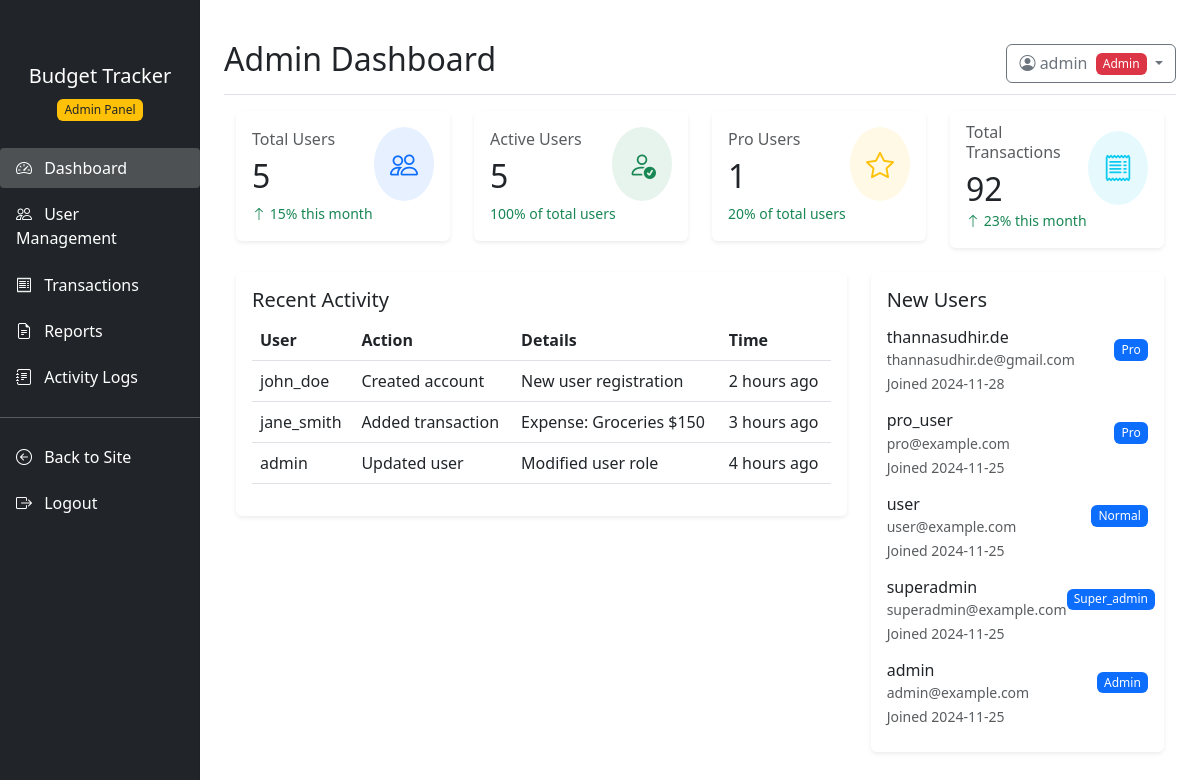
The page /admin (signed in) on the database its author committed.
### models.py (models this page shows, shortened)
class User(UserMixin, db.Model):
    __tablename__ = 'user'
    id = db.Column(db.Integer, primary_key=True)
    username = db.Column(db.String(80), unique=True, nullable=False)
    email = db.Column(db.String(120), unique=True, nullable=False)
    password_hash = db.Column(db.String(128))
    role = db.Column(db.Enum(UserRole), default=UserRole.NORMAL)
    is_active = db.Column(db.Boolean, default=True, nullable=False)
    trial_end_date = db.Column(db.DateTime, nullable=True)
    created_at = db.Column(db.DateTime, nullable=False, default=datetime.utcnow)
    updated_at = db.Column(db.DateTime, onupdate=datetime.utcnow)
    last_login = db.Column(db.DateTime)
    reset_token = db.Column(db.String(100), unique=True)
    reset_token_expires = db.Column(db.DateTime)
    transactions = db.relationship('BudgetTransaction', backref='user', lazy=True)
    feedback_submissions = db.relationship('Feedback', backref=db.backref('submitted_by', lazy=True), lazy=True)
    @property
    def is_super_admin(self):
        return self.role == UserRole.SUPER_ADMIN.value

### routes.py (the view)
    @app.route('/admin')
    @login_required
    def admin_dashboard():
        if not current_user.role == UserRole.ADMIN:
            flash('Access denied. Admin privileges required.', 'danger')
            return redirect(url_for('dashboard'))
        stats = {
            'total_users': User.query.count(),
            'active_users': User.query.filter_by(is_active=True).count(),
            'pro_users': User.query.filter_by(role=UserRole.ADMIN).count(),
            'total_transactions': BudgetTransaction.query.count()
        }
        stats['active_percentage'] = round((stats['active_users'] / stats['total_users']) * 100 if stats['total_users'] > 0 else 0)
        stats['pro_percentage'] = round((stats['pro_users'] / stats['total_users']) * 100 if stats['total_users'] > 0 else 0)
        stats['user_growth'] = 15
        stats['transaction_growth'] = 23
        recent_activity = [
            {'user': 'john_doe', 'action': 'Created account', 'details': 'New user registration', 'time': '2 hours ago'},
            {'user': 'jane_smith', 'action': 'Added transaction', 'details': 'Expense: Groceries $150', 'time': '3 hours ago'},
            {'user': 'admin', 'action': 'Updated user', 'details': 'Modified user role', 'time': '4 hours ago'}
        ]
        new_users = User.query.order_by(User.id.desc()).limit(5).all()
        return render_template('admin/dashboard.html',
                            stats=stats,
                            recent_activity=recent_activity,
                            new_users=new_users)

### templates/admin/dashboard.html (shortened to what this page needs)
{% extends "admin/base.html" %}
{% block page_title %}Admin Dashboard{% endblock %}
{% block content %}
<div class="container-fluid">
    <div class="row mb-4">
        <div class="col-md-3">
            <div class="card border-0 shadow-sm">
                <div class="card-body">
                    <div class="d-flex justify-content-between align-items-center">
                        <div>
                            <h6 class="card-subtitle mb-2 text-muted">Total Users</h6>
                            <h2 class="card-title mb-0">{{ stats.total_users }}</h2>
                        </div>
                        <div class="bg-primary bg-opacity-10 rounded-circle p-3">
                            <i class="bi bi-people fs-3 text-primary"></i>
                        </div>
                    </div>
                    <small class="text-success">
                        <i class="bi bi-arrow-up"></i>
                        {{ stats.user_growth }}% this month
                    </small>
                </div>
            </div>
        </div>
        <div class="col-md-3">
            <div class="card border-0 shadow-sm">
                <div class="card-body">
                    <div class="d-flex justify-content-between align-items-center">
                        <div>
                            <h6 class="card-subtitle mb-2 text-muted">Active Users</h6>
                            <h2 class="card-title mb-0">{{ stats.active_users }}</h2>
                        </div>
                        <div class="bg-success bg-opacity-10 rounded-circle p-3">
                            <i class="bi bi-person-check fs-3 text-success"></i>
                        </div>
                    </div>
                    <small class="text-success">
                        {{ stats.active_percentage }}% of total users
                    </small>
                </div>
            </div>
        </div>
        <div class="col-md-3">
            <div class="card border-0 shadow-sm">
                <div class="card-body">
                    <div class="d-flex justify-content-between align-items-center">
                        <div>
                            <h6 class="card-subtitle mb-2 text-muted">Pro Users</h6>
                            <h2 class="card-title mb-0">{{ stats.pro_users }}</h2>
                        </div>
                        <div class="bg-warning bg-opacity-10 rounded-circle p-3">
                            <i class="bi bi-star fs-3 text-warning"></i>
                        </div>
                    </div>
                    <small class="text-success">
                        {{ stats.pro_percentage }}% of total users
                    </small>
                </div>
            </div>
        </div>
        <div class="col-md-3">
            <div class="card border-0 shadow-sm">
                <div class="card-body">
                    <div class="d-flex justify-content-between align-items-center">
                        <div>
                            <h6 class="card-subtitle mb-2 text-muted">Total Transactions</h6>
                            <h2 class="card-title mb-0">{{ stats.total_transactions }}</h2>
                        </div>
                        <div class="bg-info bg-opacity-10 rounded-circle p-3">
                            <i class="bi bi-receipt fs-3 text-info"></i>
                        </div>
                    </div>
                    <small class="text-success">
                        <i class="bi bi-arrow-up"></i>
                        {{ stats.transaction_growth }}% this month
                    </small>
                </div>
            </div>
        </div>
    </div>
    <div class="row">
        <div class="col-md-8">
            <div class="card border-0 shadow-sm">
                <div class="card-body">
                    <h5 class="card-title">Recent Activity</h5>
                    <div class="table-responsive">
                        <table class="table">
                            <thead>
                                <tr>
                                    <th>User</th>
                                    <th>Action</th>
                                    <th>Details</th>
                                    <th>Time</th>
                                </tr>
                            </thead>
                            <tbody>
                                {% for activity in recent_activity %}
                                <tr>
                                    <td>{{ activity.user }}</td>
                                    <td>{{ activity.action }}</td>
                                    <td>{{ activity.details }}</td>
                                    <td>{{ activity.time }}</td>
                                </tr>
                                {% endfor %}
                            </tbody>
                        </table>
                    </div>
                </div>
            </div>
        </div>
        <div class="col-md-4">
            <div class="card border-0 shadow-sm">
                <div class="card-body">
                    <h5 class="card-title">New Users</h5>
                    <div class="list-group list-group-flush">
                        {% for user in new_users %}
                        <div class="list-group-item border-0 px-0">
                            <div class="d-flex justify-content-between align-items-center">
                                <div>
                                    <h6 class="mb-0">{{ user.username }}</h6>
                                    <small class="text-muted">{{ user.email }}</small>
                                </div>
                                <span class="badge bg-primary">{{ user.role.value|title }}</span>
                            </div>
                            <small class="text-muted">Joined {{ user.created_at.strftime('%Y-%m-%d') }}</small>
                        </div>
                        {% endfor %}
                    </div>
                </div>
            </div>
        </div>
    </div>
</div>
{% endblock %}

### templates/admin/base.html (shortened to what this page needs)
<!DOCTYPE html>
<html lang="en">
<head>
    <link href="https://cdn.jsdelivr.net/npm/bootstrap@5.3.0/dist/css/bootstrap.min.css" rel="stylesheet">
    <link rel="stylesheet" href="https://cdn.jsdelivr.net/npm/bootstrap-icons@1.7.2/font/bootstrap-icons.css">
    <link rel="stylesheet" href="{{ url_for('static', filename='css/admin.css') }}">
</head>
<body>
    <div class="container-fluid">
        <div class="row">
            <nav id="sidebar" class="col-md-3 col-lg-2 d-md-block bg-dark sidebar collapse">
                <div class="position-sticky pt-3">
                    <div class="text-center mb-4">
                        <h5 class="text-white">Budget Tracker</h5>
                        <span class="badge bg-warning text-dark">Admin Panel</span>
                    </div>
                    <ul class="nav flex-column">
                        <li class="nav-item">
                            <a class="nav-link text-white {% if request.endpoint == 'admin_dashboard' %}active{% endif %}" href="{{ url_for('admin_dashboard') }}">
                                <i class="bi bi-speedometer2"></i>
                                Dashboard
                            </a>
                        </li>
                        <li class="nav-item">
                            <a class="nav-link text-white {% if request.endpoint == 'admin_users' %}active{% endif %}" href="{{ url_for('admin_users') }}">
                                <i class="bi bi-people"></i>
                                User Management
                            </a>
                        </li>
                        <li class="nav-item">
                            <a class="nav-link text-white {% if request.endpoint == 'admin_transactions' %}active{% endif %}" href="{{ url_for('admin_dashboard') }}">
                                <i class="bi bi-receipt"></i>
                                Transactions
                            </a>
                        </li>
                        <li class="nav-item">
                            <a class="nav-link text-white {% if request.endpoint == 'reports' %}active{% endif %}" href="{{ url_for('admin_dashboard') }}">
                                <i class="bi bi-file-earmark-text"></i>
                                Reports
                            </a>
                        </li>
                        <li class="nav-item">
                            <a class="nav-link text-white {% if request.endpoint == 'logs' %}active{% endif %}" href="{{ url_for('admin_dashboard') }}">
                                <i class="bi bi-journal-text"></i>
                                Activity Logs
                            </a>
                        </li>
                    </ul>
                    <hr class="text-white">
                    <ul class="nav flex-column">
                        <li class="nav-item">
                            <a class="nav-link text-white" href="{{ url_for('dashboard') }}">
                                <i class="bi bi-arrow-left-circle"></i>
                                Back to Site
                            </a>
                        </li>
                        <li class="nav-item">
                            <a class="nav-link text-white" href="{{ url_for('logout') }}">
                                <i class="bi bi-box-arrow-right"></i>
                                Logout
                            </a>
                        </li>
                    </ul>
                </div>
            </nav>
            <main class="col-md-9 ms-sm-auto col-lg-10 px-md-4">
                <div class="d-flex justify-content-between flex-wrap flex-md-nowrap align-items-center pt-3 pb-2 mb-3 border-bottom">
                    <div>
                        <h2>{% block page_title %}{% endblock %}</h2>
                    </div>
                    <div class="btn-toolbar mb-2 mb-md-0">
                        <div class="dropdown">
                            <button class="btn btn-outline-secondary dropdown-toggle" type="button" id="userDropdown" data-bs-toggle="dropdown">
                                <i class="bi bi-person-circle"></i>
                                {{ current_user.username }}
                                <span class="badge bg-danger ms-1">{{ current_user.role.value|title }}</span>
                            </button>
                        </div>
                    </div>
                </div>
                {% block content %}{% endblock %}
            </main>
        </div>
    </div>
</body>
</html>

### static/css/admin.css (style rules this page uses)
.sidebar { position: fixed; top: 0; bottom: 0; left: 0; z-index: 100; padding: 48px 0 0; box-shadow: inset -1px 0 0 rgba(0, 0, 0, .1); }
.sidebar .nav-link { font-weight: 500; padding: 0.5rem 1rem; margin: 0.2rem 0; border-radius: 0.25rem; transition: all 0.3s ease; }
.sidebar .nav-link.active { background-color: rgba(255, 255, 255, 0.2); }
.sidebar .nav-link i { margin-right: 0.5rem; }
main { padding-top: 1.5rem; }
.card { transition: transform 0.2s ease, box-shadow 0.2s ease; }
.table th { border-top: none; font-weight: 600; }
.table td { vertical-align: middle; }
.badge { padding: 0.4em 0.6em; font-weight: 500; }

### rows shown on the page
User: username "admin", role.value "Admin", email "admin@example.com", created_at "2024-11-25"
User: username "thannasudhir.de", email "thannasudhir.de@gmail.com", role.value "Pro", created_at "2024-11-28"
User: username "pro_user", email "pro@example.com", role.value "Pro", created_at "2024-11-25"
User: username "user", email "user@example.com", role.value "Normal", created_at "2024-11-25"
User: username "superadmin", email "superadmin@example.com", role.value "Super_admin", created_at "2024-11-25"

### other values the page prints
{{ stats.total_users }} "5"
{{ stats.user_growth }} "15"
{{ stats.active_users }} "5"
{{ stats.active_percentage }} "100"
{{ stats.pro_users }} "1"
{{ stats.pro_percentage }} "20"
{{ stats.total_transactions }} "92"
{{ stats.transaction_growth }} "23"
{{ activity.user }} "john_doe" "jane_smith" "admin"
{{ activity.action }} "Created account" "Added transaction" "Updated user"
{{ activity.details }} "New user registration" "Expense: Groceries $150" "Modified user role"
{{ activity.time }} "2 hours ago" "3 hours ago" "4 hours ago"
